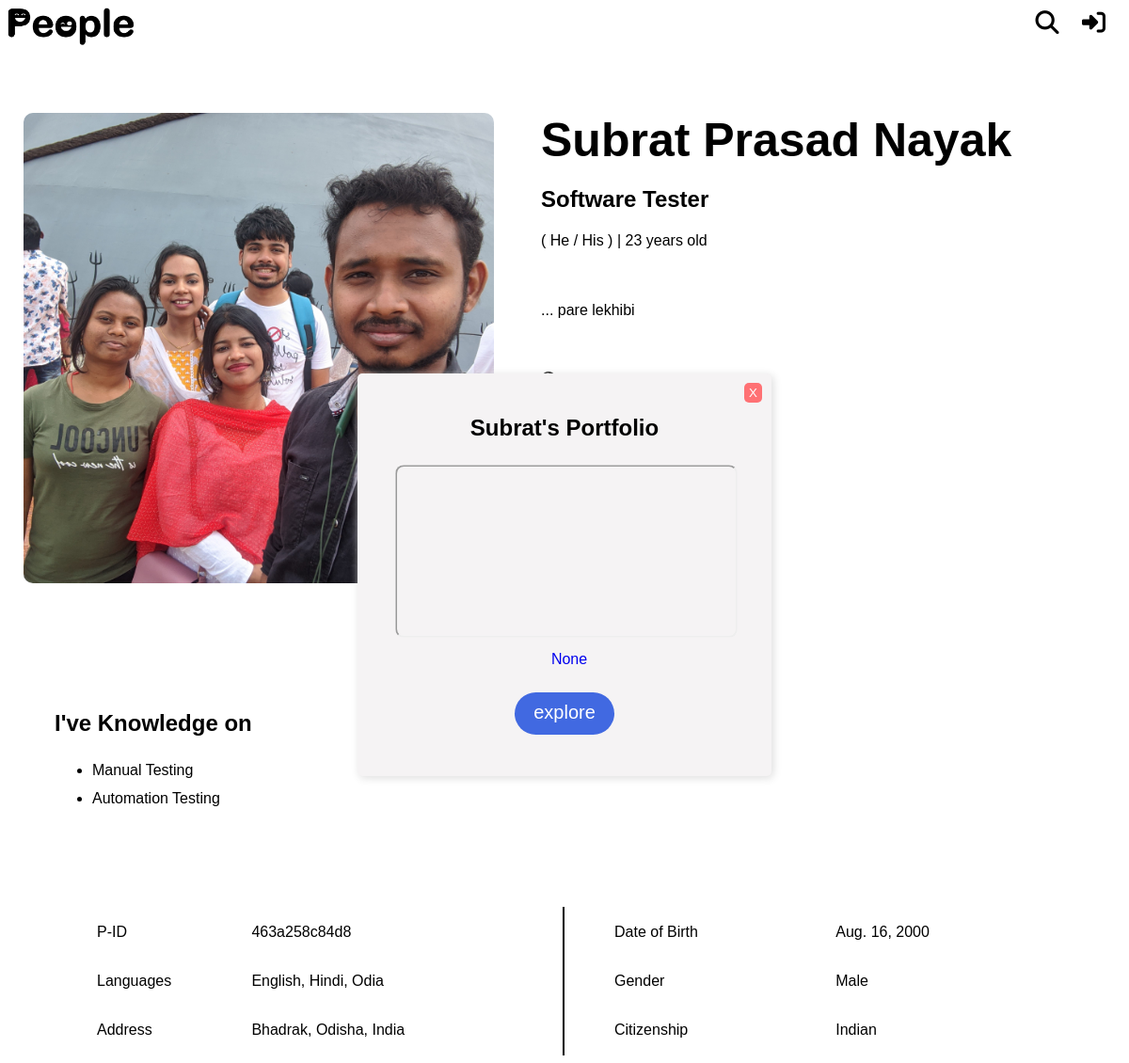
/people/4, run on the app's committed database.
### app/models.py (models this page shows, shortened)
class Profile(models.Model):
    pid = models.CharField(max_length=12, unique=True, help_text='12 digit P-ID', editable=False)
    name = models.CharField(max_length=100)
    email = models.EmailField(max_length=255, unique=True)
    profession = models.CharField(max_length=100, blank=True, null=True)
    GENDER_CHOICES = [
        ('Male', 'Male'),
        ('Female', 'Female'),
        ('Other', 'Other'),
    ]
    gender = models.CharField(max_length=10, choices=GENDER_CHOICES, blank=True, null=True)
    dob = models.DateField(blank=True, null=True)
    image1 = models.ImageField(upload_to='profile_images/', blank=True, null=True)
    image2 = models.ImageField(upload_to='profile_images/', blank=True, null=True)
    image3 = models.ImageField(upload_to='profile_images/', blank=True, null=True)
    image4 = models.ImageField(upload_to='profile_images/', blank=True, null=True)
    description = models.TextField(blank=True, null=True)
    portfolio_availability = models.BooleanField(default=False)
    portfolio_url = models.URLField(blank=True, null=True)
    about = models.TextField(blank=True, null=True)
    current_address = models.TextField(blank=True, null=True)
    permanent_address = models.TextField(blank=True, null=True)
    citizenship = models.CharField(max_length=100, blank=True, null=True)
    languages = models.TextField(blank=True, null=True)
    password = models.CharField(max_length=100)

### app/views.py (the view)
# urls.py: path('people/<int:profile_id>', views.people, name='people'),
def people(request, profile_id):
    profile = Profile.objects.get(id=profile_id)
    if profile.dob:
        dob_year = profile.dob.year
        current_year = datetime.now().year
        age = current_year - dob_year
        if (datetime.now().month, datetime.now().day) < (profile.dob.month, profile.dob.day):
            age -= 1
    else:
        age = None
    return render(request, 'people.html', {'profile': profile, 'age': age, 'first_name': profile.name.split()[0]})

### app/templates/people.html (shortened to what this page needs)
<!DOCTYPE html>
<html lang="en">
<head>
    {% load static %}
    <link rel="stylesheet" type="text/css" href="{% static 'css/people.css' %}">
    <link rel="stylesheet" href="https://cdnjs.cloudflare.com/ajax/libs/font-awesome/6.5.1/css/all.min.css" />
</head>
<body>
    <header>
        <img class="logo" src="{% static 'images/logo.png' %}" alt="">
        <div class="options">
            <a href="{% url 'search' %}" class="tooltip" data-tooltip="Search People"><i class="fa-solid fa-magnifying-glass"></i></a>
            {% if 'profile_id' not in request.session %}
                <a href="{% url 'signin' %}" class="tooltip" data-tooltip="Signin"><i class="fa-solid fa-right-to-bracket"></i></a>
            {% endif %}
        </div>
    </header>
    <div class="main-container">
        <div class="responsive-row">
            <div class="carousel">
                <div class="slides">
                    {% if profile.image1 %}
                        <img src="{{ profile.image1.url }}" alt="slide image" class="slide">
                    {% endif %}
                </div>
            </div>
        </div>
        <div class="responsive-row">
            <div class="details">
                {% if profile.portfolio_availability == True %}
                <div class="popup">
                    <button class="close">
                        X
                    </button>
                    <h3>{{ first_name  }}'s Portfolio</h3>
                    <iframe src="{{ profile.portfolio_url }}" scrolling="no"></iframe>
                    <a href="{{ profile.portfolio_url }}" target="_blank">{{ profile.portfolio_url }}</a><br>
                    <br><br><a href="{{ profile.portfolio_url }}" class="popup-btn" target="_blank">explore</a><br><br><br>
                </div>
                {% endif %}
                <h1>{{ profile.name }}</h1>
                <h2>{{ profile.profession|default:'' }}</h2>
                <h4>
                    {% if profile.gender == 'Male' %}
                    ( He / His ) |
                    {% elif profile.gender == 'Female' %}
                    ( She / Her ) |
                    {% endif %}
                    {% if profile.dob %}
                        {{age}} years old
                    {% endif %}
                   </h4>
                <p>{{ profile.description|default:'' }}</p>
                {% if profile.portfolio_availability == True %}
                    <div class="row">
                    </div><br>
                {% endif %}
                <div class="row">
                    <a href="#">{{ profile.current_address|default:'' }}</a>
                </div>
            </div>
        </div>
    </div>
    <section class="about">
        <h1>About {{ first_name }} ?</h1>
        <div class="about-details">{{ profile.about|safe|default:'' }}</div>
    </section>
    <section class="informations">
        <table>
            <tr>
                <td>P-ID</td>
                <td>{{ profile.pid }}</td>
            </tr>
            <tr>
                <td>Languages</td>
                <td>{{ profile.languages|default:'' }}</td>
            </tr>
            <tr>
                <td>Address</td>
                <td>{{ profile.permanent_address|default:'' }}</td>
            </tr>
        </table>
        <table>
            <tr>
                <td>Date of Birth</td>
                <td>{{ profile.dob|default:'' }}</td>
            </tr>
            <tr>
                <td>Gender</td>
                <td>{{ profile.gender|default:'' }}</td>
            </tr>
            <tr>
                <td>Citizenship</td>
                <td>{{ profile.citizenship|default:'' }}</td>
            </tr>
        </table>
    </section>
</body>
</html>

### app/static/css/people.css (style rules this page uses)
body { font-family: Arial, Helvetica, sans-serif; }
.logo { position: fixed; width: 140px; top: 5px; left: 5px; }
.options { position: fixed; top: 10px; right: 5px; }
.options a { font-size: 25px; margin-right: 20px; color: black; }
.options .tooltip { position: relative; }
.options .tooltip:before { content: attr(data-tooltip); position: absolute; background-color: #333; color: #ffffff; text-align: center; font-size: 17px; padding: 5px; border-radius: 5px; top: 120%; left: 50%; transform: translateX(-50%); opacity: 0; transition: opacity 0.3s; pointer-events: none; }
.main-container { display: flex; justify-content: center; margin-top: 15vh; }
.details { margin-left: 50px; width: 700px; }
.details h1 { margin: 0; font-size: 50px; }
.details p { margin: 50px auto; line-height: 30px; }
.details h4 { font-weight: normal; }
.row { display: flex; }
.details a { margin: 0px 0px 0px 10px; text-decoration: none; }
.carousel { width: 500px; height: 500px; border-radius: 10px; overflow: hidden; position: relative; }
.carousel .slides { position: absolute; top: 50%; left: 0; transform: translateY(-50%); display: flex; width: 100%; height: 100%; transition: 1s ease-in-out all; }
.carousel .slides .slide { min-width: 100%; min-height: 500px; height: auto; }
@media screen and (max-width: 1270px) { .details { margin-left: 50px; width: 600px; } }
.about h1 { margin: 60px auto 40px; font-size: 30px; text-align: center; }
.about .about-details { margin: auto 50px; line-height: 30px; }
.informations { display: flex; justify-content: center; margin: 100px auto; }
.informations table { width: 500px; }
.informations table:nth-child(1) { margin: auto 50px auto 50px; border-right: 2px solid black; }
.informations table tr { height: 50px; }
.popup { width: 400px; background-color: #f5f3f4; padding: 20px; border-radius: 5px; box-shadow: 2px 2px 10px #dddddd; text-align: center; position: absolute; left: 50%; top: 50%; transform: translate(-50%, -50%); display: none; visibility: hidden; opacity: 0; transition: 1s; }
.popup .close { position: absolute; right: 10px; top: 10px; border: none; outline: none; background-color: #ff7174; color: white; border-radius: 5px; padding: 3px 5px; cursor: pointer; transition: 0.5s; }
.popup h3 { font-size: 1.5rem; margin-bottom: 15px; }
.popup .popup-btn { border-radius: 25px; border: none; text-align: center; font-size: 20px; font-family: Arial, Helvetica, sans-serif; margin: 30px 5px; padding: 10px 20px 13px; color: white; background-color: royalblue; }
.popup iframe { width: 100%; height: 200px; scale: 0.9; pointer-events: none; overflow: hidden; border-radius: 10px; }

### data on the page
Profile: image1 (picture), portfolio_url "None", name "Subrat Prasad Nayak", profession "Software Tester", description "... pare lekhibi", about "I've Knowledge on Manual Testing Automation Testing", pid "463a258c84d8", languages "English, Hindi, Odia", permanent_address "Bhadrak, Odisha, India", dob "Aug. 16, 2000", gender "Male", citizenship "Indian"

### other printed values
{{ first_name }} "Subrat"
